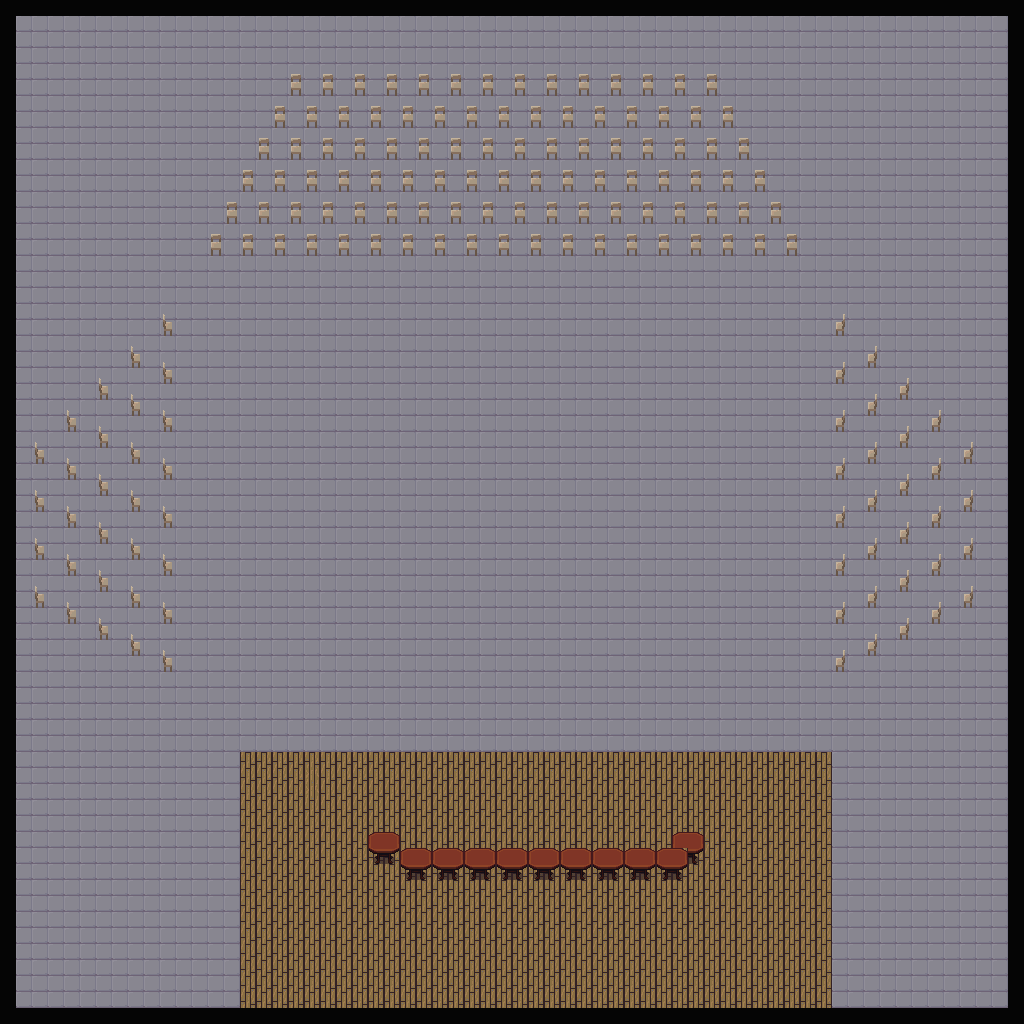

This is a level from a 2D game, rendered from its Tiled map with the project's own tilesets. A one-line summary and the map file follow, with tile-layer data summarised:
An orthogonal 64x64 tile map with 16x16 px tiles, 2 tile layers (TIle Layer 1, l2), 3 tilesets and 166 objects.

<map version="1.2" tiledversion="1.2.3" orientation="orthogonal" renderorder="right-down" width="64" height="64" tilewidth="16" tileheight="16" infinite="0" nextlayerid="5" nextobjectid="284">
 <tileset firstgid="1" source="floor_tileset.tsx" />
 <tileset firstgid="2049" source="interior.tsx" />
 <tileset firstgid="3073" source="dungeon tileset calciumtrice.tsx" />
 <layer id="1" name="TIle Layer 1" width="64" height="64">
  <data>[4096 cells, 4096 non-empty, 4 distinct tile ids]</data>
 </layer>
 <layer id="2" name="l2" width="64" height="64">
  <data>[4096 cells, 613 non-empty, 11 distinct tile ids]</data>
 </layer>
 <objectgroup id="4" name="collisionLayer">
  <object id="1" x="290.696" y="73.6087" width="10.5652" height="22.6522" />
  <object id="2" x="322.813" y="73.8125" width="10.3438" height="22.3125" />
  <object id="3" x="354.688" y="73.625" width="10.625" height="22.6875" />
  <object id="5" x="386.688" y="73.625" width="10.75" height="22.6875" />
  <object id="6" x="418.688" y="73.5625" width="10.625" height="22.6875" />
  <object id="7" x="450.5" y="73.6875" width="10.875" height="22.6875" />
  <object id="8" x="482.625" y="73.5" width="10.75" height="22.75" />
  <object id="9" x="514.563" y="73.625" width="10.75" height="22.6875" />
  <object id="10" x="546.5" y="73.5313" width="10.75" height="22.6875" />
  <object id="11" x="578.625" y="73.6444" width="10.75" height="22.6875" />
  <object id="12" x="610.625" y="73.6997" width="10.75" height="22.6875" />
  <object id="13" x="642.625" y="73.6128" width="10.75" height="22.6875" />
  <object id="14" x="674.538" y="73.6563" width="10.75" height="22.6875" />
  <object id="15" x="706.538" y="73.6563" width="10.75" height="22.6875" />
  <object id="16" x="274.701" y="105.648" width="10.5652" height="22.6522" />
  <object id="17" x="306.818" y="105.852" width="10.3438" height="22.3125" />
  <object id="18" x="338.693" y="105.665" width="10.625" height="22.6875" />
  <object id="19" x="370.693" y="105.665" width="10.75" height="22.6875" />
  <object id="20" x="402.693" y="105.602" width="10.625" height="22.6875" />
  <object id="21" x="434.505" y="105.727" width="10.875" height="22.6875" />
  <object id="22" x="466.63" y="105.54" width="10.75" height="22.75" />
  <object id="23" x="498.568" y="105.665" width="10.75" height="22.6875" />
  <object id="24" x="530.505" y="105.571" width="10.75" height="22.6875" />
  <object id="25" x="562.63" y="105.684" width="10.75" height="22.6875" />
  <object id="26" x="594.63" y="105.739" width="10.75" height="22.6875" />
  <object id="27" x="626.646" y="105.542" width="10.75" height="22.6875" />
  <object id="28" x="658.602" y="105.629" width="10.75" height="22.6875" />
  <object id="29" x="690.582" y="105.645" width="10.75" height="22.6875" />
  <object id="44" x="722.597" y="105.656" width="10.75" height="22.6875" />
  <object id="45" x="258.692" y="137.656" width="10.5652" height="22.6522" />
  <object id="46" x="290.808" y="137.86" width="10.3438" height="22.3125" />
  <object id="47" x="322.683" y="137.673" width="10.625" height="22.6875" />
  <object id="48" x="354.683" y="137.673" width="10.75" height="22.6875" />
  <object id="49" x="386.683" y="137.61" width="10.625" height="22.6875" />
  <object id="50" x="418.495" y="137.735" width="10.875" height="22.6875" />
  <object id="51" x="450.62" y="137.548" width="10.75" height="22.75" />
  <object id="52" x="482.558" y="137.673" width="10.75" height="22.6875" />
  <object id="53" x="514.669" y="137.713" width="10.5652" height="22.6522" />
  <object id="54" x="546.786" y="137.917" width="10.3438" height="22.3125" />
  <object id="55" x="578.661" y="137.73" width="10.625" height="22.6875" />
  <object id="56" x="610.661" y="137.73" width="10.75" height="22.6875" />
  <object id="57" x="642.661" y="137.667" width="10.625" height="22.6875" />
  <object id="58" x="674.473" y="137.792" width="10.875" height="22.6875" />
  <object id="59" x="706.598" y="137.605" width="10.75" height="22.75" />
  <object id="60" x="738.536" y="137.73" width="10.75" height="22.6875" />
  <object id="61" x="242.757" y="169.606" width="10.5652" height="22.6522" />
  <object id="62" x="274.874" y="169.81" width="10.3438" height="22.3125" />
  <object id="63" x="306.749" y="169.623" width="10.625" height="22.6875" />
  <object id="64" x="338.749" y="169.623" width="10.75" height="22.6875" />
  <object id="65" x="370.749" y="169.56" width="10.625" height="22.6875" />
  <object id="66" x="402.561" y="169.685" width="10.875" height="22.6875" />
  <object id="67" x="434.686" y="169.498" width="10.75" height="22.75" />
  <object id="68" x="466.624" y="169.623" width="10.75" height="22.6875" />
  <object id="69" x="498.703" y="169.611" width="10.5652" height="22.6522" />
  <object id="70" x="530.82" y="169.815" width="10.3438" height="22.3125" />
  <object id="71" x="562.695" y="169.628" width="10.625" height="22.6875" />
  <object id="72" x="594.695" y="169.628" width="10.75" height="22.6875" />
  <object id="73" x="626.695" y="169.565" width="10.625" height="22.6875" />
  <object id="74" x="658.507" y="169.69" width="10.875" height="22.6875" />
  <object id="75" x="690.632" y="169.503" width="10.75" height="22.75" />
  <object id="76" x="722.57" y="169.628" width="10.75" height="22.6875" />
  <object id="77" x="226.706" y="201.671" width="10.5652" height="22.6522" />
  <object id="78" x="258.823" y="201.875" width="10.3438" height="22.3125" />
  <object id="79" x="290.698" y="201.688" width="10.625" height="22.6875" />
  <object id="80" x="322.698" y="201.688" width="10.75" height="22.6875" />
  <object id="81" x="354.698" y="201.625" width="10.625" height="22.6875" />
  <object id="82" x="386.51" y="201.75" width="10.875" height="22.6875" />
  <object id="83" x="418.635" y="201.563" width="10.75" height="22.75" />
  <object id="84" x="450.573" y="201.688" width="10.75" height="22.6875" />
  <object id="85" x="482.692" y="201.608" width="10.5652" height="22.6522" />
  <object id="86" x="514.808" y="201.812" width="10.3438" height="22.3125" />
  <object id="87" x="546.683" y="201.625" width="10.625" height="22.6875" />
  <object id="88" x="578.683" y="201.625" width="10.75" height="22.6875" />
  <object id="89" x="610.683" y="201.562" width="10.625" height="22.6875" />
  <object id="90" x="642.495" y="201.687" width="10.875" height="22.6875" />
  <object id="91" x="674.62" y="201.5" width="10.75" height="22.75" />
  </objectgroup>
</map>
<!-- 90 of 166 objects omitted -->
